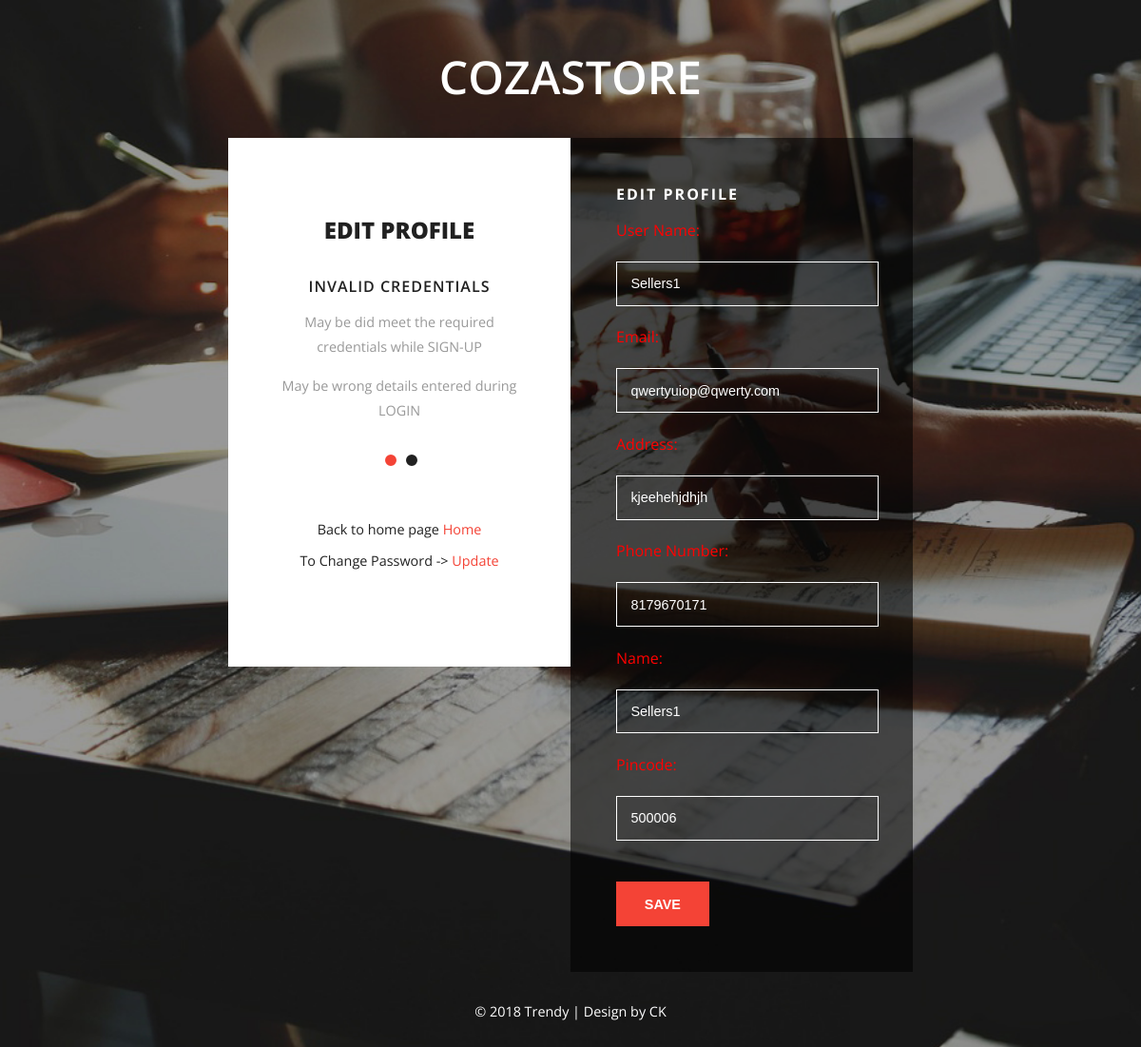
The app's page /updateProfile_seller (signed in) with its own data.
### tables this page shows
CREATE TABLE sellers (Name TEXT NOT NULL,
                   Username TEXT NOT NULL,
                   Email_ID TEXT NOT NULL,
                   Address TEXT NOT NULL,
                   Pincode INT NOT NULL,
                   Phone_no INT NOT NULL,
                   Password TEXT NOT NULL);

### server.py (the view)
@app.route('/updateProfile_seller',methods = ["GET", "POST"])
def updateProfile_seller():
    form = UpdateForm_sellers(request.form)
    with sql.connect('database.db') as con:
        if 'logged_in' in session:
            if session['usertype'] == 'seller':
                cur = con.cursor()
                if request.method == "POST":
                    name = form.name.data
                    address = form.address.data
                    pincode = form.pincode.data
                    phone = form.phone.data
                    print (address)
                    cur.execute("UPDATE 'sellers' SET 'Address' = ? , 'Phone_no' = ?, 'Name' = ?, 'Pincode' = ? WHERE Username = ?",[address, phone, name, pincode, session['username']])
                    return redirect(url_for('home'))
                else:
                    cur.execute("select * from sellers where Username = '"+ session["username"] +"'")
                    row  = cur.fetchone()
                    return render_template('editprofile.html', profileData = row,type = 'editProfile')
            else:
                return redirect(url_for('home'))
        else:
            return redirect(url_for('home'))

### server.py
class UpdateForm_sellers(Form):
    name = TextField("", [validators.required()])
    username = TextField("", [validators.required(),
                                      validators.Length(min = 4, max = 17)])
    email = EmailField("", [validators.required(),
                                    validators.Email()])
    address = TextField("", [validators.required()])
    phone = TextField("",[validators.required(),
                          validators.Length(min=10)])
    pincode = TextField("",[validators.required()])

### templates/editprofile.html (shortened to what this page needs)
<!DOCTYPE HTML>
<html>
<head>
<link href="{{ url_for('static', filename = 'style.css') }}" rel="stylesheet" type="text/css" media="all"/>
</head>
<body>
<div class="wthree-dot">
	<h1>Cozastore</h1>
	<div class="profile">
		<div class="wrap">
			<div class="wthree-grids">
				<div class="content-left">
					<div class="content-info">
						<h2>EDIT PROFILE</h2>
						<div class="slider">
							<div class="callbacks_container">
								<ul class="rslides callbacks callbacks1" id="slider4">
									<li>
										<div class="w3layouts-banner-info">
											<h3>INVALID CREDENTIALS</h3>
									<p> May be did meet the required credentials while SIGN-UP </p>
											<p> May be wrong details entered during LOGIN </p>
										</div>
									</li>
								</ul>
							</div>
						</div>
						<br><br><br><br>
						<div class="agile-signin">
							<h4>Back to home page <a href="{{ url_for("home") }}">Home</a></h4>
							<h4>To Change Password -> <a href="	{{url_for('changePassword')}}"> Update</a></h4>
							<br>
							</div>
					</div>
				</div>
				<div class="content-main">
					<div class="w3ls-subscribe">
						{% include 'register_login.html' %}
					</div>
				</div>
			</div>
			<div class="wthree_footer_copy">
				<p>© 2018 Trendy | Design by CK</p>
			</div>
		</div>
	</div>
</div>
</body>
</html>

### templates/register_login.html (shortened to what this page needs)
{% block content1 %}
  {% if type == "Register"  or type == "Register_now"%}
  <h4> New Customers .... ? </h4>
  <form action="" method="POST" onsubmit="return validate()">
    <br>
    <input type="text" name="username" placeholder="User Name" required="" maxlength="20" minlength="4"><br>
    <input type="email" name="email" placeholder="Email" required=""><br>
    <input type="text" name="address" placeholder="Address" required=""> <br>
    <input type="tel" name="phone" class="phone_number" placeholder="Phone Number" required> <br>
    <input type="password" name="password" placeholder="Password" required="" minlength="4" maxlength="20" id="password"><br>
    <input type="password" name="confirm" placeholder="Confirm Password" required="" id="confirm"><br><br><br>
    <input type="submit" value="Sign Up">
  </form>
  {% elif type == 'editProfile' and session['usertype'] == 'seller' %}
     <h4> Edit Profile </h4>
     <form action="{{url_for('updateProfile_seller')}}" method="POST">
   		<p style="color:red;">User Name:</p><br><input type="text" name="username" value={{profileData[1]}} readonly = 'readonly'>
   		<p style="color:red;">Email:</p><br><input type="email" name="email" value={{profileData[2]}} readonly="readonly">
   		<p style="color:red;">Address: </p><br><input type="text" name="address" value={{profileData[3]}}>
   		<p style="color:red;">Phone Number: </p><br><input type="tel" name="phone" class="phone_number" value={{profileData[5]}} minlength = "10">
   		<p style="color:red;">Name:</p><br><input type="text" name="name" value={{profileData[0]}}>
   		<p style="color:red;">Pincode: </p><br><input type="number" name="pincode" class="phone_number" value={{profileData[4]}} min = "500000" max = "999999">
      <br>
      <br>
   		<input type="submit" value="Save">
   	</form>
    {% elif type == "addproducts" %}
  {% endif %}
 {% endblock %}

### static/style.css (style rules this page uses)
html,body,div,span,applet,object,iframe,h1,h2,h3,h4,h5,h6,p,blockquote,pre,a,abbr,acronym,address,big,cite,code,del,dfn,em,img,ins,kbd,q,s,samp,small,strike,strong,sub,sup,tt,var,b,u,i,dl,dt,dd,ol,nav ul,nav li,fieldset,form,label,legend,table,caption,tbody,tfoot,thead,tr,th,td,article,aside,canvas,details,embed,figure,figcaption,footer,header,hgroup,menu,nav,output,ruby,section,summary,time,mark,audio,video { margin:0;padding:0;border:0;font-size:100%;font:inherit;vertical-align:baseline; }
ol,ul { list-style:none;margin:0px;padding:0px; }
a { text-decoration:none; }
body { margin: 0; background: url(./images/1.jpg) no-repeat 0px 0px; background-attachment:fixed; background-size:cover; font-family: 'Open Sans', sans-serif; padding: 3em 0; }
h1,h2,h3,h4,h5,h6 { margin:0; }
p { margin:0; }
ul { margin:0; padding:0; }
a { transition: 0.5s all; -webkit-transition: 0.5s all; -moz-transition: 0.5s all; -o-transition: 0.5s all; }
.wrap { width: 50%; margin: 2em auto 0; }
h1 { font-size: 3em; color: #ffffff; text-align: center; font-weight: 600; text-transform: uppercase; }
.callbacks_container { position: relative; float: left; width: 100%; }
.callbacks { position: relative; list-style: none; overflow: hidden; width: 100%; padding: 0; margin: 0; }
.callbacks li { position: absolute; width: 100%; }
.rslides { position: relative; list-style: none; overflow: hidden; width: 100%; padding: 0; }
.rslides li { -webkit-backface-visibility: hidden; position: absolute; display:none; width: 100%; left: 0; top: 0; }
.rslides li { position: relative; display: block; float: left; }
.content-info { padding: 5em 3em; text-align: center; }
.content-info h2 { color: #212121; font-size: 1.5em; font-weight: 800; }
.w3layouts-banner-info { margin: 2em 0 0 0; text-align: center; }
.w3layouts-banner-info h3 { color: #212121; font-size: 1em; margin: 0; text-transform: uppercase; font-weight: 600; letter-spacing: 1px; }
.w3layouts-banner-info p { color:#999999; margin:1em 0 0 0; font-size:.9em; line-height:1.8em; }
.agile-signin h4 { text-align:center; color:#212121; font-size:.9em; margin:1em 0 0 0; }
.agile-signin h4 a { color: #f44336; text-decoration: none; }
.content-left { float:left; width:50%; background:#FFFFFF; }
.content-main { float:left; width:50%; }
.w3ls-subscribe { background: rgba(0, 0, 0, 0.56); padding: 3em; min-height: 393px; }
.w3ls-subscribe input[type="email"],.w3ls-subscribe input[type="text"],.w3ls-subscribe input[type="password"] { outline: none; padding: 1em; background: none; border: 1px solid #ffffff; color: #FFFFFF; font-size: .9em; margin:0 0 1.5em 0; width: 93%; }
.phone_number { outline: none; padding: 1em; background: none; border: 1px solid #ffffff; color: #FFFFFF; font-size: .9em; margin:0 0 1.5em 0; width: 93%; }
.w3ls-subscribe input[type="submit"] { color: #ffffff; font-size: .9em; text-decoration: none; padding: 1em 2em; cursor: pointer; background: #F44336; text-transform: uppercase; font-weight: 600; text-align: center; border: solid 1px #f44336; transition: 0.5s all; -webkit-transition: 0.5s all; -o-transition: 0.5s all; -moz-transition: 0.5s all; -ms-transition: 0.5s all; }
.w3ls-subscribe h4 { color: #FFFFFF; font-size: 1em; margin: 0 0 1em 0; text-transform: uppercase; font-weight: 700; letter-spacing: 2px; }
.wthree_footer_copy { margin: 2em 0 0 0; text-align:center; }
.wthree_footer_copy p { font-size: .9em; color: #FFFFFF; }
@media (max-width:1440px) { .wrap { width: 55%; } }
@media (max-width:1366px) { .wrap { width: 60%; } }

### records on screen
sellers: username "Sellers1", email "qwertyuiop@qwerty.com", address "kjeehehjdhjh", phone "8179670171", name "Sellers1", pincode "500006"
